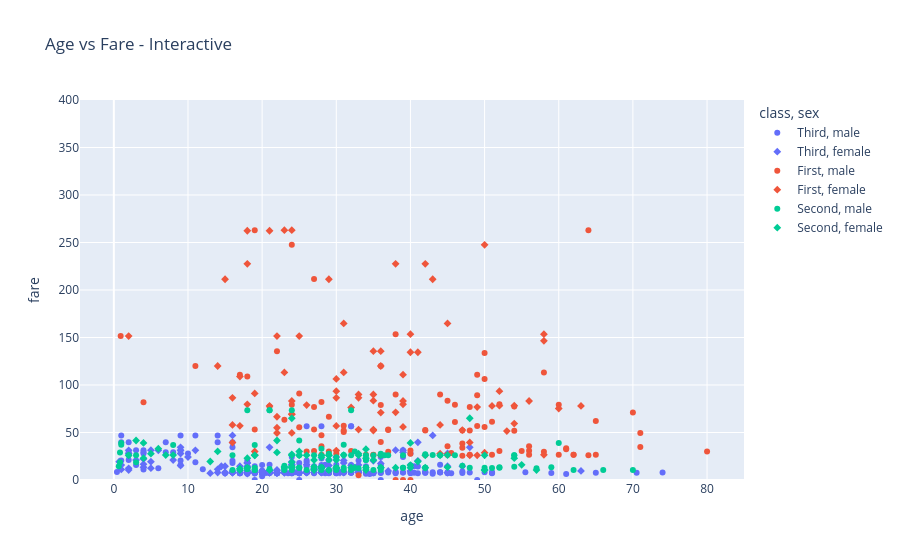

The notebook cell saved with this chart:
### Markdown cell above
## Plotly

### Code cell
df = titanic.dropna(subset=['age','fare','class','sex','embark_town'])
fig = px.scatter(
    df, x='age', y='fare', 
    color='class', symbol='sex',
    hover_data=['embark_town','alone','who'],
    range_y=[0,400],
    title='Age vs Fare - Interactive')

fig.show()
